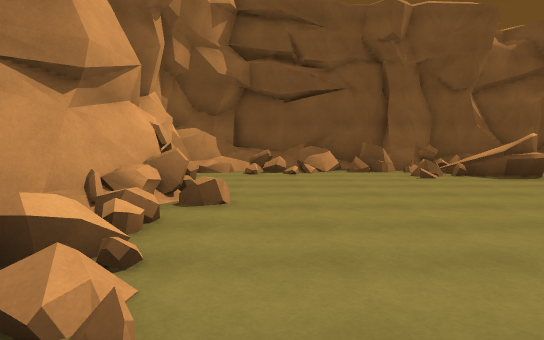
View 1 (above)

24 first-person views from a walk through a 3-D level made in the Unity game engine. The camera is 1.4 m above the floor, tilts 4° down and sees 70° across. The floor is counted in squares, 2 m on a side. Each view is taken from the middle of a square. On the plan, view 1 faces up. The plan holds only what a view shows up to about 11 squares ahead; the rest is blank. The place goes on beyond the plan. Some animated figures are left out.

View 2
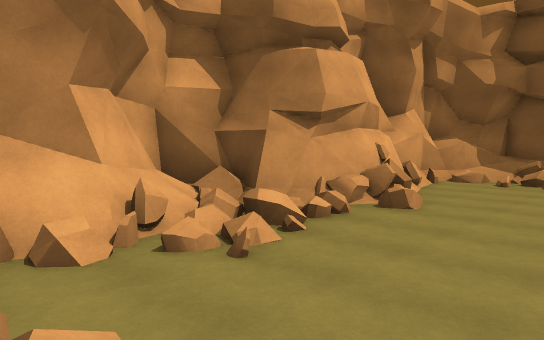

View 3
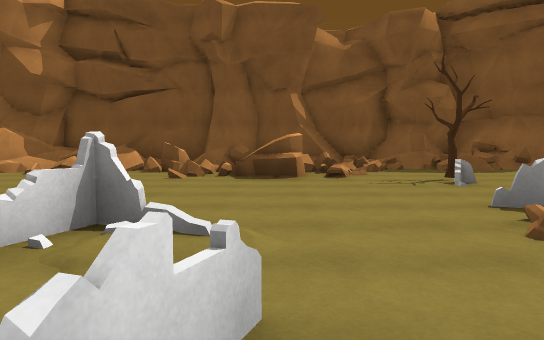

View 4
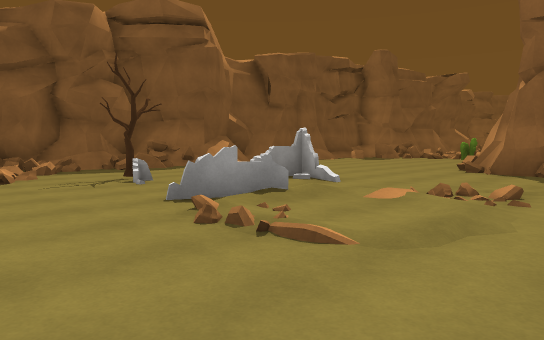

View 5
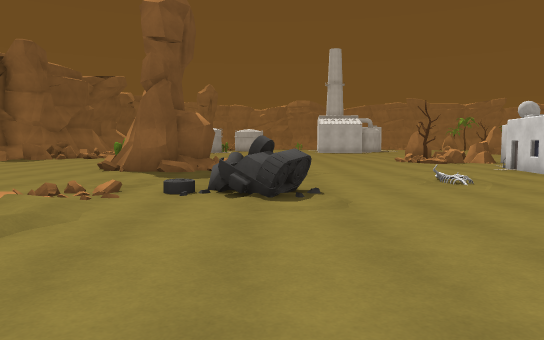

View 6
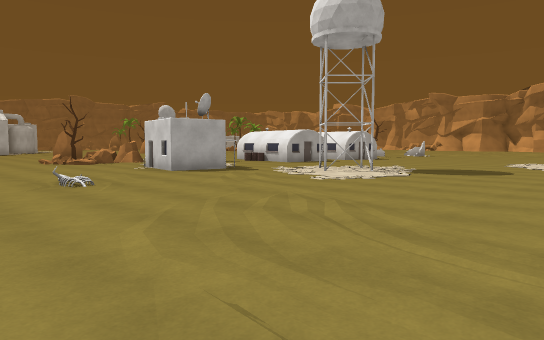

View 7
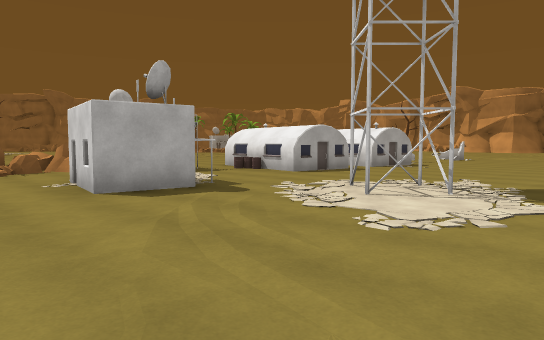

View 8
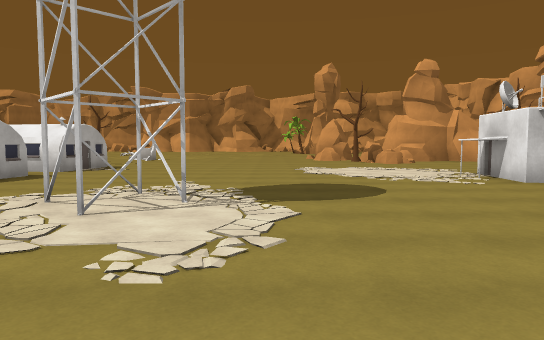

View 9
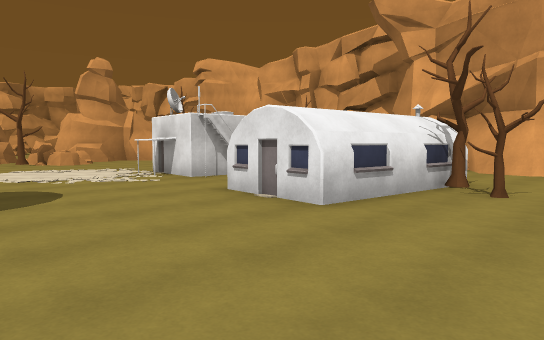

View 10
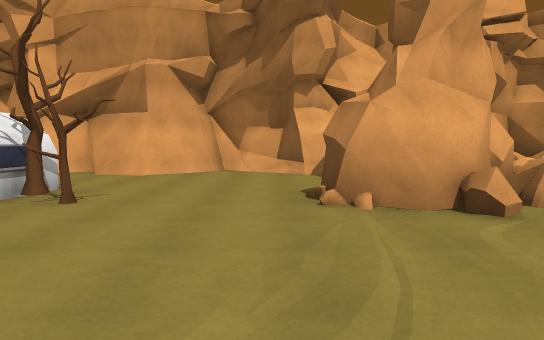

View 11
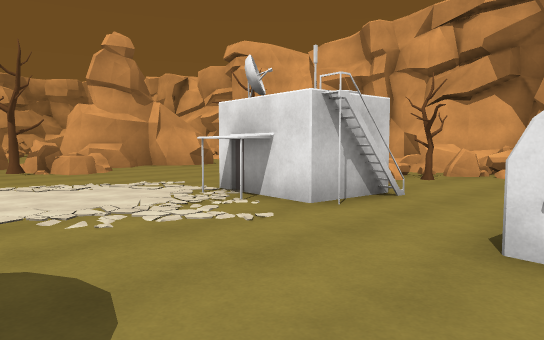

View 12
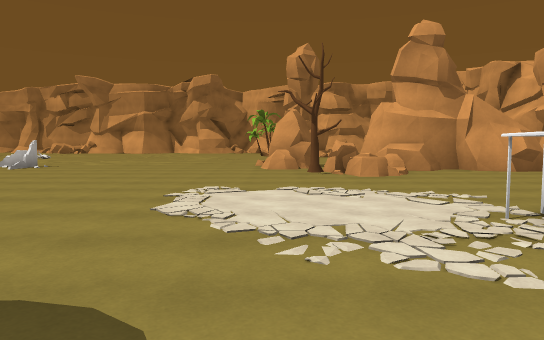

View 13
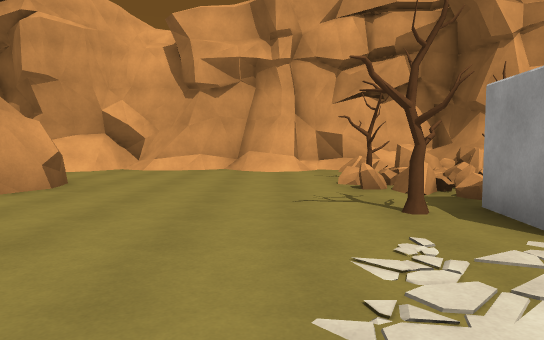

View 14
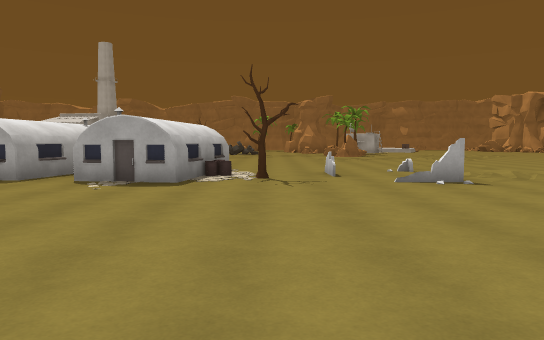

View 15
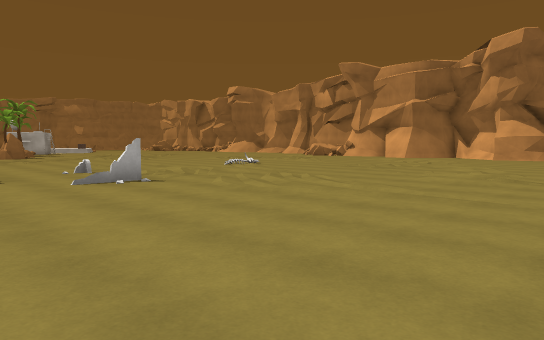

View 16
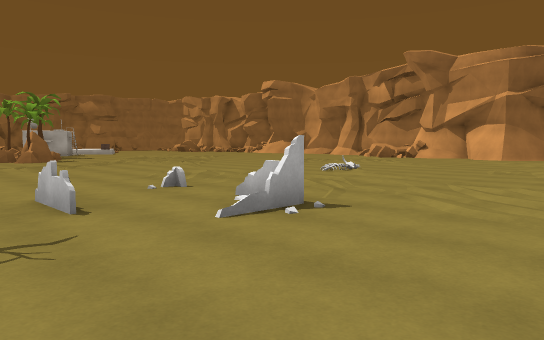

View 17
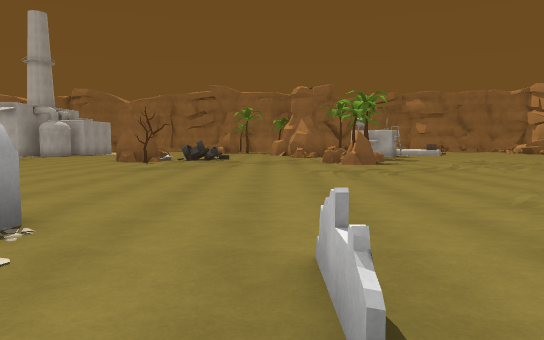

View 18
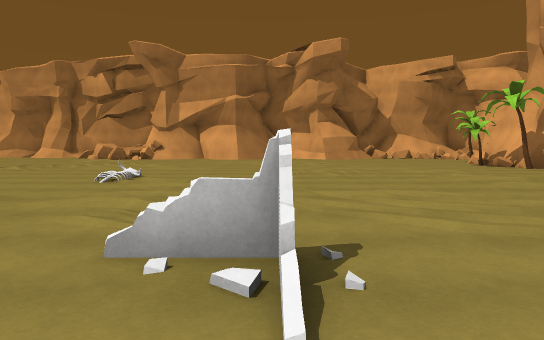

View 19
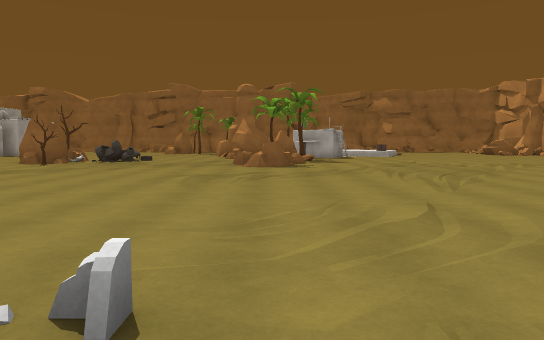

View 20
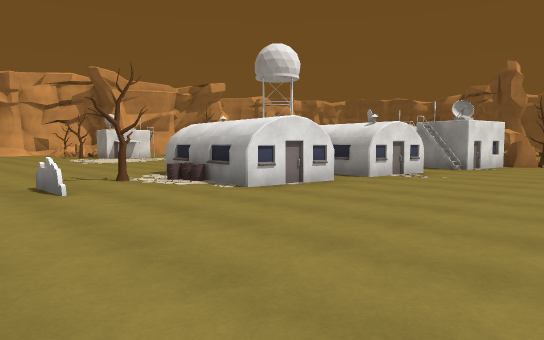

View 21
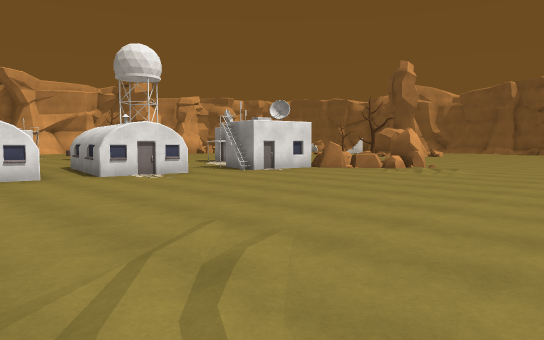

View 22
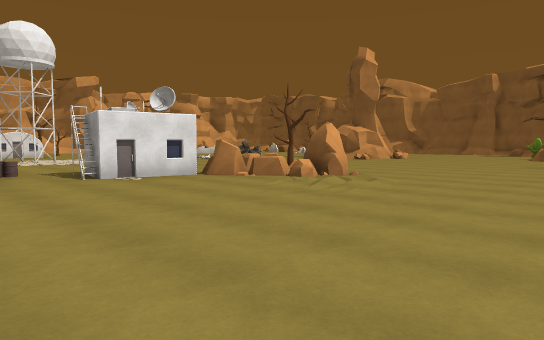

View 23
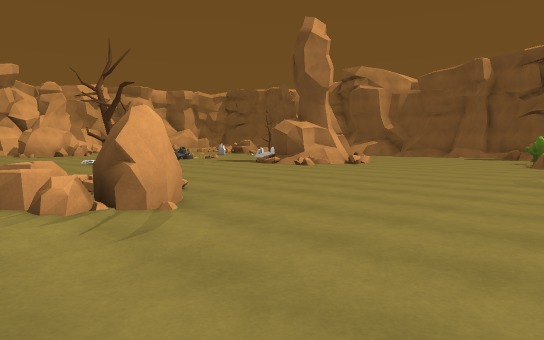

View 24
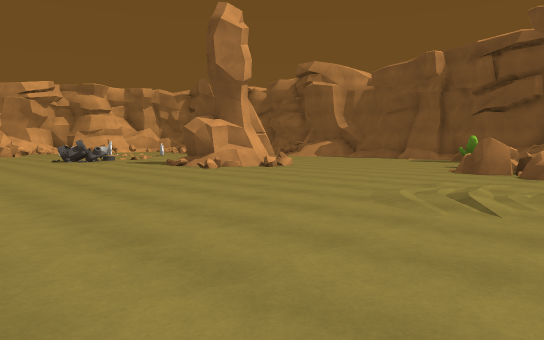

### Floor plan
Key: @ floor where view 1 was taken; # wall or solid block; x gap in a wall; . main floor; : floor 0.75 m higher than the main floor; / step, stairs or slope; = window, fence, low wall or low ledge; ^ raised ledge; T tree; B building; R rock; O other object.
Columns run from 4 left of view 1 to 26 right of it. Each row starts with its distance up from view 1.
 12            ###
 11   ###########/#=##
 10   #===#=#====.==/
  9   ##=#=#/=##....
  8   #....//=#....
  7   #.........T.
  6   #...........=# ....     OO
  5   ##...........#.....     .RR
  4   #.........==.......    ..RR
  3  ###...=...////....##   ....RRR
  2  #:x......./../....##  .......
  1  ###..   =..///....## ........
  0  #=.@.   ......=...  ......./.
 -1      #/  .....^#    ......../.
 -2      ###/.....................
 -3       ###......................
 -4  ###..##........O..............
 -5  #/............................
 -6  #/..................   .......
 -7  ##/..............B.../TRR....
 -8   ##...TT.........BBB./RR.....
 -9   ##..BBBB........B  BBR......
-10   #.     B....##..... B.......
-11   #     ......##.....BB........
-12 ### ................B..........
-13 #/##.T.BB..........BBBB........
-14 ^/^=#=x BB.........BBB.........
-15 #/=.T//T#B.....................
-16 #/../.............BBBB.........
-17 ##................BBBB.........
-18 #..................BB..........
-19 ##.......R.........T...........
-20 ##......RRT........OO..........
-21 #/..####^R.....................
-22 #//     # RR......O......../...
-23 =#         R...................
-24             ......./...........
-25             ...................
-26             ...................
-27             .//................
-28             .........=... .....
-29             .............  .../
-30            T..............   ..
-31            #..............

Positions as (right, up) in squares from view 1, and headings:
1: (0, 0), facing up
2: (2, -1), facing up-left
3: (5, 0), facing up
4: (5, 0), facing up-right
5: (5, -1), facing right
6: (5, -2), facing down-right
7: (8, -5), facing down-right
8: (9, -6), facing down
9: (9, -6), facing down-left
10: (8, -5), facing left
11: (8, -10), facing down-left
12: (7, -11), facing down
13: (7, -17), facing left
14: (7, -19), facing right
15: (7, -19), facing down-right
16: (11, -19), facing down-right
17: (14, -20), facing right
18: (14, -20), facing down
19: (15, -23), facing right
20: (22, -22), facing up-left
21: (26, -18), facing up-left
22: (26, -14), facing up-left
23: (25, -9), facing up-left
24: (26, -6), facing up-left
